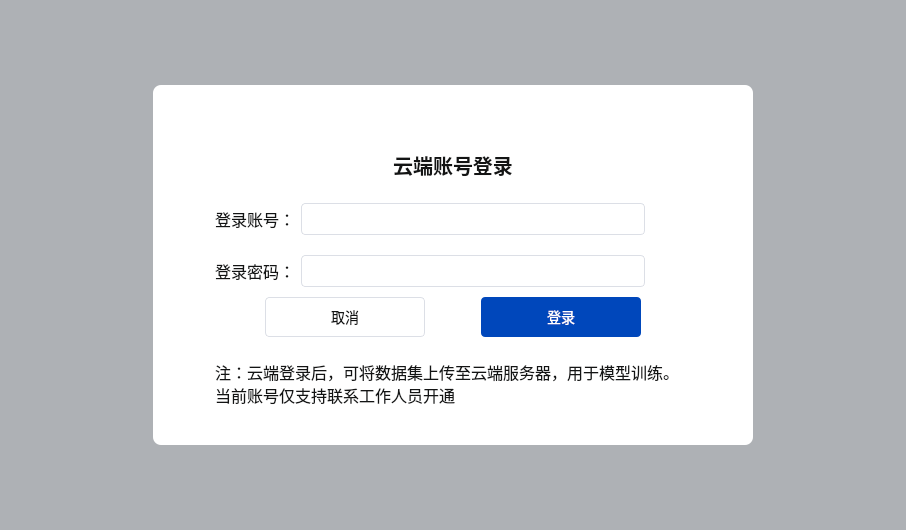
<?xml version="1.0" encoding="UTF-8"?>
<ui version="4.0">
 <class>FormLogin</class>
 <widget class="QWidget" name="FormLogin">
  <property name="geometry">
   <rect>
    <x>0</x>
    <y>0</y>
    <width>906</width>
    <height>530</height>
   </rect>
  </property>
  <property name="windowTitle">
   <string>Form</string>
  </property>
  <property name="styleSheet">
   <string notr="true">border: none;
background-color: rgba(31, 41, 52,0.2);</string>
  </property>
  <layout class="QHBoxLayout" name="horizontalLayout">
   <property name="leftMargin">
    <number>9</number>
   </property>
   <property name="rightMargin">
    <number>9</number>
   </property>
   <item>
    <spacer name="horizontalSpacer">
     <property name="orientation">
      <enum>Qt::Horizontal</enum>
     </property>
     <property name="sizeHint" stdset="0">
      <size>
       <width>40</width>
       <height>20</height>
      </size>
     </property>
    </spacer>
   </item>
   <item>
    <widget class="QWidget" name="widget" native="true">
     <property name="sizePolicy">
      <sizepolicy hsizetype="Fixed" vsizetype="Preferred">
       <horstretch>0</horstretch>
       <verstretch>0</verstretch>
      </sizepolicy>
     </property>
     <property name="minimumSize">
      <size>
       <width>600</width>
       <height>0</height>
      </size>
     </property>
     <property name="maximumSize">
      <size>
       <width>600</width>
       <height>360</height>
      </size>
     </property>
     <property name="styleSheet">
      <string notr="true">background-color: #FFF;
border:none;
border-radius:8px;</string>
     </property>
     <layout class="QVBoxLayout" name="verticalLayout_2">
      <property name="leftMargin">
       <number>2</number>
      </property>
      <property name="topMargin">
       <number>2</number>
      </property>
      <property name="rightMargin">
       <number>2</number>
      </property>
      <property name="bottomMargin">
       <number>2</number>
      </property>
      <item alignment="Qt::AlignRight">
       <widget class="QPushButton" name="btnClose">
        <property name="sizePolicy">
         <sizepolicy hsizetype="Fixed" vsizetype="Fixed">
          <horstretch>0</horstretch>
          <verstretch>0</verstretch>
         </sizepolicy>
        </property>
        <property name="minimumSize">
         <size>
          <width>40</width>
          <height>40</height>
         </size>
        </property>
        <property name="maximumSize">
         <size>
          <width>40</width>
          <height>40</height>
         </size>
        </property>
        <property name="styleSheet">
         <string notr="true">.QPushButton{
	border:none;
	background-image:url(:/res/image/close.png);
	background-repeat:no-repeat;
	background-position:center;
}
.QPushButton:hover{
	border:2px solid rgb(69,122,247);
	background-image:url(:/res/image/close.png);
	background-repeat:no-repeat;
	background-position:center;
}
.QPushButton:pressed{
	border:2px solid rgb(69,122,247);
	background-image:url(:/res/image/close.png);
	background-repeat:no-repeat;
	background-position:center;
}</string>
        </property>
        <property name="text">
         <string/>
        </property>
       </widget>
      </item>
      <item>
       <layout class="QVBoxLayout" name="verticalLayout">
        <property name="leftMargin">
         <number>60</number>
        </property>
        <property name="rightMargin">
         <number>60</number>
        </property>
        <property name="bottomMargin">
         <number>20</number>
        </property>
        <item>
         <widget class="QLabel" name="label">
          <property name="styleSheet">
           <string notr="true">opacity: 1;
font-size: 20px;
font-weight: bold;
line-height: 24px;
color: #131414;
text-align: top;
padding-top:0px;</string>
          </property>
          <property name="text">
           <string>云端账号登录</string>
          </property>
          <property name="alignment">
           <set>Qt::AlignCenter</set>
          </property>
         </widget>
        </item>
        <item>
         <layout class="QGridLayout" name="gridLayout">
          <property name="verticalSpacing">
           <number>16</number>
          </property>
          <item row="0" column="0">
           <widget class="QLabel" name="label_3">
            <property name="styleSheet">
             <string notr="true">opacity: 1;
font-size: 16px;
font-weight: normal;
line-height: 24px;
color: #131414;
text-align: center;</string>
            </property>
            <property name="text">
             <string>登录账号：</string>
            </property>
            <property name="alignment">
             <set>Qt::AlignRight|Qt::AlignTrailing|Qt::AlignVCenter</set>
            </property>
           </widget>
          </item>
          <item row="0" column="1">
           <widget class="QLineEdit" name="lineEditAccount">
            <property name="minimumSize">
             <size>
              <width>150</width>
              <height>32</height>
             </size>
            </property>
            <property name="maximumSize">
             <size>
              <width>16777215</width>
              <height>32</height>
             </size>
            </property>
            <property name="styleSheet">
             <string notr="true">.QLineEdit{
	background: #FFFFFF;
	border: 1px solid #DCDFE6;
	padding: 5px 12px;
	border-radius: 4px;
	opacity: 1;
	color: #606266;
	font-size: 16px;
	font-weight: normal;
}
.QLineEdit:read-only{
	background: #EEEEEE;
}</string>
            </property>
           </widget>
          </item>
          <item row="1" column="0">
           <widget class="QLabel" name="label_4">
            <property name="styleSheet">
             <string notr="true">opacity: 1;
font-size: 16px;
font-weight: normal;
line-height: 24px;
color: #131414;
text-align: center;</string>
            </property>
            <property name="text">
             <string>登录密码：</string>
            </property>
            <property name="alignment">
             <set>Qt::AlignRight|Qt::AlignTrailing|Qt::AlignVCenter</set>
            </property>
           </widget>
          </item>
          <item row="1" column="1">
           <widget class="QLineEdit" name="lineEditPassword">
            <property name="minimumSize">
             <size>
              <width>150</width>
              <height>32</height>
             </size>
            </property>
            <property name="maximumSize">
             <size>
              <width>16777215</width>
              <height>32</height>
             </size>
            </property>
            <property name="styleSheet">
             <string notr="true">.QLineEdit{
	background: #FFFFFF;
	border: 1px solid #DCDFE6;
	padding: 5px 12px;
	border-radius: 4px;
	opacity: 1;
	color: #606266;
	font-size: 16px;
	font-weight: normal;
}
.QLineEdit:read-only{
	background: #EEEEEE;
}</string>
            </property>
           </widget>
          </item>
          <item row="1" column="2">
           <widget class="QPushButton" name="btnShowPassword">
            <property name="sizePolicy">
             <sizepolicy hsizetype="Fixed" vsizetype="Fixed">
              <horstretch>0</horstretch>
              <verstretch>0</verstretch>
             </sizepolicy>
            </property>
            <property name="minimumSize">
             <size>
              <width>40</width>
              <height>40</height>
             </size>
            </property>
            <property name="maximumSize">
             <size>
              <width>40</width>
              <height>40</height>
             </size>
            </property>
            <property name="styleSheet">
             <string notr="true">.QPushButton{
	border:none;
	background-image:url(:/res/image/password.png);
	background-repeat:no-repeat;
	background-position:center;
}
.QPushButton:hover{
	border:2px solid rgb(69,122,247);
}</string>
            </property>
            <property name="text">
             <string/>
            </property>
           </widget>
          </item>
         </layout>
        </item>
        <item>
         <layout class="QHBoxLayout" name="horizontalLayout_2">
          <item>
           <widget class="QPushButton" name="btnCancel">
            <property name="sizePolicy">
             <sizepolicy hsizetype="Fixed" vsizetype="Fixed">
              <horstretch>0</horstretch>
              <verstretch>0</verstretch>
             </sizepolicy>
            </property>
            <property name="minimumSize">
             <size>
              <width>160</width>
              <height>40</height>
             </size>
            </property>
            <property name="maximumSize">
             <size>
              <width>160</width>
              <height>40</height>
             </size>
            </property>
            <property name="styleSheet">
             <string notr="true">.QPushButton{
    border-radius: 4px;
    opacity: 1;
    background: #FFFFFF;
    border:1px solid #DCDFE6;
    font-size: 14px;
    font-weight: normal;
    line-height: 24px;
    color: #131414;
    padding-left:16px;
    padding-right:16px;
}

.QPushButton:!enabled{
	color: #909399;
}

.QPushButton:hover{
	border:1px solid #131414;
}</string>
            </property>
            <property name="text">
             <string>取消</string>
            </property>
           </widget>
          </item>
          <item>
           <widget class="QPushButton" name="btnLogin">
            <property name="sizePolicy">
             <sizepolicy hsizetype="Fixed" vsizetype="Fixed">
              <horstretch>0</horstretch>
              <verstretch>0</verstretch>
             </sizepolicy>
            </property>
            <property name="minimumSize">
             <size>
              <width>160</width>
              <height>40</height>
             </size>
            </property>
            <property name="maximumSize">
             <size>
              <width>160</width>
              <height>40</height>
             </size>
            </property>
            <property name="styleSheet">
             <string notr="true">.QPushButton{
	border-radius: 4px;
	opacity: 1;
	background: #0047BB;
	border:none;
	font-size: 14px;
	font-weight: normal;
	color: #FFFFFF;
	padding-left:16px;
	padding-right:16px;
}
.QPushButton:hover{
	border:1px solid #0000FF;
}</string>
            </property>
            <property name="text">
             <string>登录</string>
            </property>
           </widget>
          </item>
         </layout>
        </item>
        <item>
         <widget class="QLabel" name="label_5">
          <property name="minimumSize">
           <size>
            <width>0</width>
            <height>80</height>
           </size>
          </property>
          <property name="maximumSize">
           <size>
            <width>16777215</width>
            <height>80</height>
           </size>
          </property>
          <property name="styleSheet">
           <string notr="true">opacity: 1;
font-size: 16px;
font-weight: normal;
line-height: 24px;
color: #131414;
text-align: center;</string>
          </property>
          <property name="text">
           <string>注：云端登录后，可将数据集上传至云端服务器，用于模型训练。
当前账号仅支持联系工作人员开通</string>
          </property>
          <property name="alignment">
           <set>Qt::AlignLeading|Qt::AlignLeft|Qt::AlignVCenter</set>
          </property>
         </widget>
        </item>
       </layout>
      </item>
     </layout>
    </widget>
   </item>
   <item>
    <spacer name="horizontalSpacer_2">
     <property name="orientation">
      <enum>Qt::Horizontal</enum>
     </property>
     <property name="sizeHint" stdset="0">
      <size>
       <width>40</width>
       <height>20</height>
      </size>
     </property>
    </spacer>
   </item>
  </layout>
 </widget>
 <resources/>
 <connections/>
</ui>
